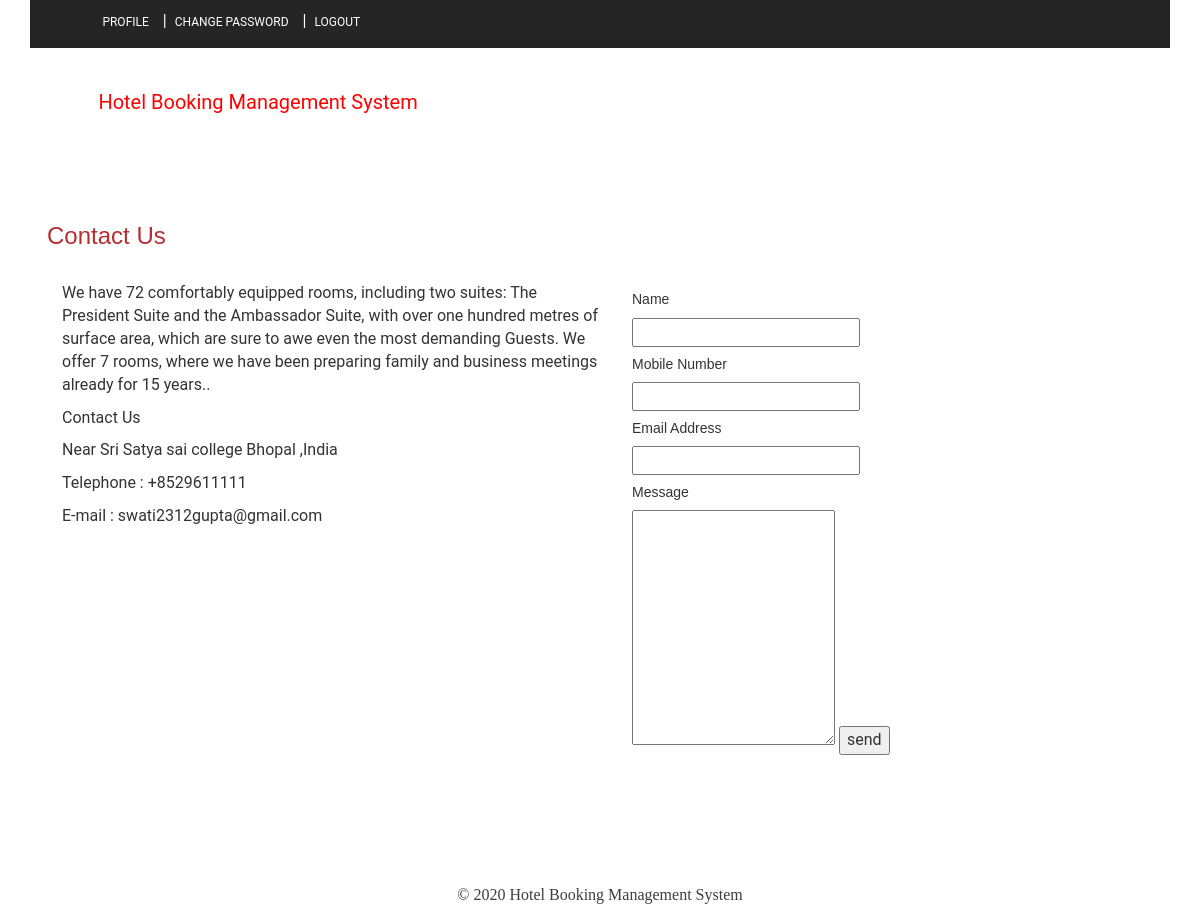
The page /contact.php on the database its author committed.
### tables this page shows
CREATE TABLE `tblpage` (
  `ID` int(10) NOT NULL,
  `PageType` varchar(120) DEFAULT NULL,
  `PageTitle` varchar(200) DEFAULT NULL,
  `PageDescription` mediumtext DEFAULT NULL,
  `Email` varchar(120) DEFAULT NULL,
  `MobileNumber` bigint(10) DEFAULT NULL,
  `UpdationDate` timestamp NULL DEFAULT NULL ON UPDATE current_timestamp()
);

### contact.php (the view, shortened to what this page needs)
<?php
include('includes/dbconnection.php');
?>
<!DOCTYPE HTML>
<html>
<head>
<link href="css/bootstrap.css" rel="stylesheet" type="text/css" media="all">
<link href="css/style.css" rel="stylesheet" type="text/css" media="all" />
</head>
<body>
			<div class="header head-top">
				<div class="container">
			<?php include_once('includes/header.php');?>
		</div>
</div>
			<div class="content">
				<div class="contact">
				<div class="container">
					<h2>contact us</h2>
					<br>
				<div class="contact-grids">
					<div class="col-md-6 contact-left">
						<?php
$sql="SELECT * from tblpage where PageType='aboutus'";
$query = $dbh -> prepare($sql);
$query->execute();
$results=$query->fetchAll(PDO::FETCH_OBJ);
$cnt=1;
if($query->rowCount() > 0)
{
foreach($results as $row)
{               ?>
						<p><?php  echo htmlentities($row->PageDescription);?>.</p><?php $cnt=$cnt+1;}} ?>
						<?php
$sql="SELECT * from tblpage where PageType='contactus'";
$query = $dbh -> prepare($sql);
$query->execute();
$results=$query->fetchAll(PDO::FETCH_OBJ);
$cnt=1;
if($query->rowCount() > 0)
{
foreach($results as $row)
{               ?>
							<address>
								<p><?php  echo htmlentities($row->PageTitle);?></p>
								<p><?php  echo htmlentities($row->PageDescription);?></p>
								<p>Telephone : +<?php  echo htmlentities($row->MobileNumber);?></p>
								<p>E-mail : <?php  echo htmlentities($row->Email);?></p>
							</address><?php $cnt=$cnt+1;}} ?>
					</div>
						<div class="col-md-6 contact-right">
							<form method="post">
								<h5>Name</h5>
								<input type="text"  type="text" value="" name="name" required="true">
								<h5>Mobile Number</h5>
								<input type="text" name="phone" required="true" maxlength="10" pattern="[0-9]+">
								<h5>Email Address</h5>
								<input type="text" type="email" value="" name="email" required="true">
								<h5>Message</h5>
								 <textarea rows="10" name="message" required="true"></textarea>
								 <input type="submit" value="send" name="submit">
						 	 </form>
						</div>
						<div class="clearfix"></div>
					</div>
				</div>
			</div>
			</div>
			<?php include_once('includes/footer.php');?>
</html>

### rows shown on the page
tblpage: PageDescription "We have 72 comfortably equipped rooms, including two suites: The President Suite and the Ambassador Suite, with over one hundred metres of surface area, which are sure to awe even the most demanding Guests. We offer 7 rooms, where we have been preparing family and business meetings already for 15 years."
tblpage: PageTitle "Contact Us", PageDescription "Near Sri Satya sai college Bhopal ,India", MobileNumber "8529611111", Email "swati2312gupta@gmail.com"
